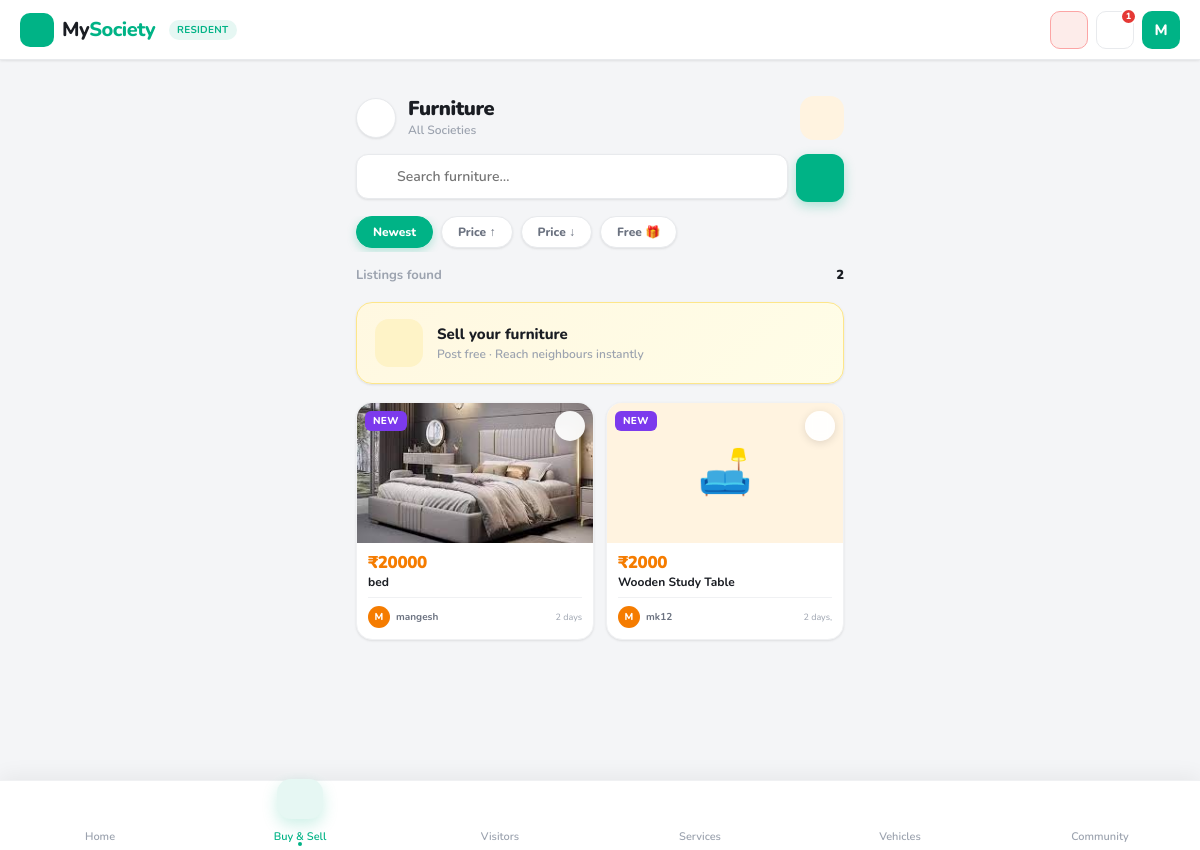
/marketplace/furniture/ (signed in), run on an earlier commit of the app's database.
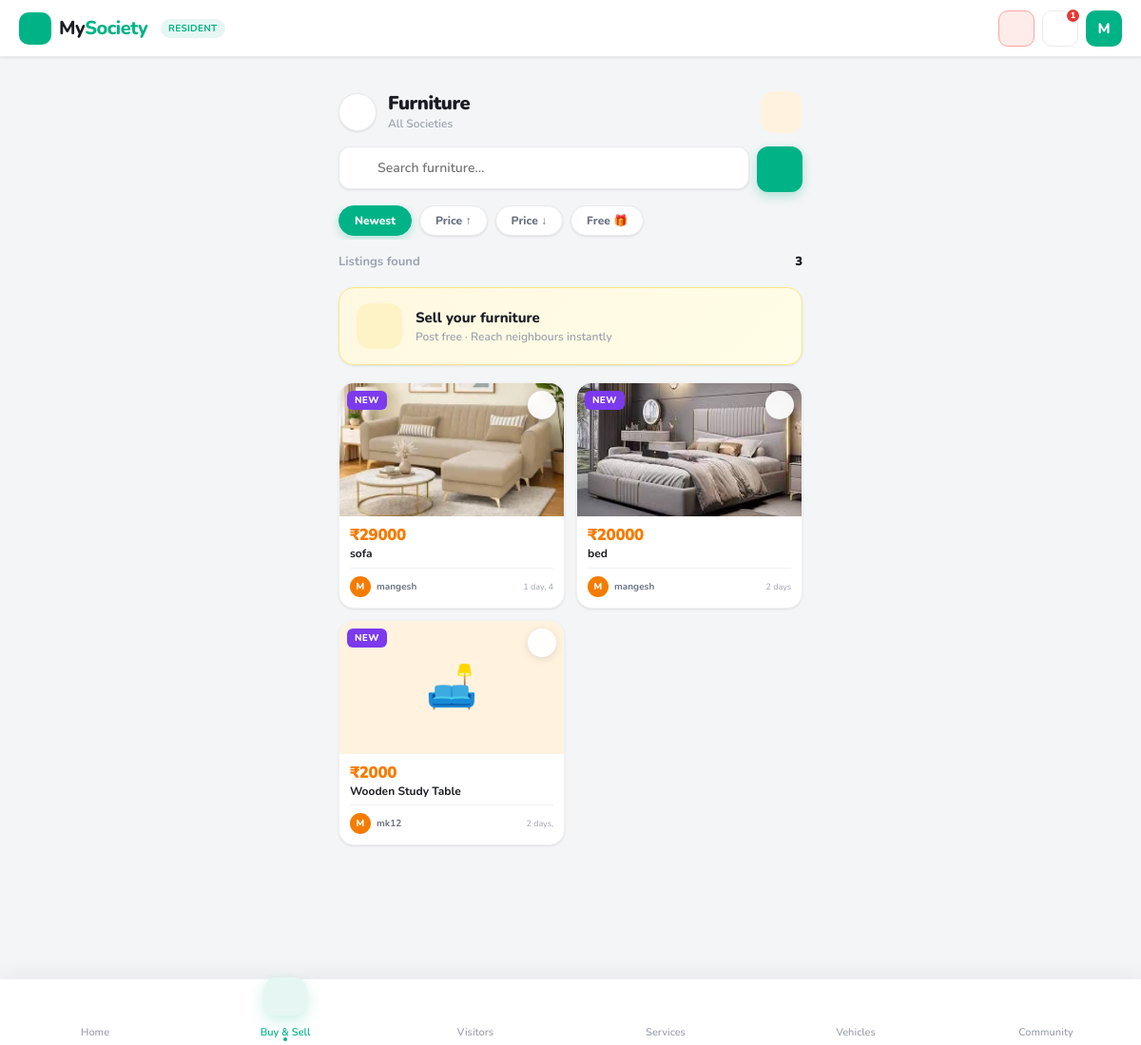
And on a later commit of the database.
### core/models.py (models this page shows, shortened)
class Listing(models.Model):
    CATEGORY_CHOICES = [
        ('furniture',   'Furniture'),
        ('food',        'Food'),
        ('services',    'Services'),
        ('home-decor',  'Home Decor'),
        ('electronics', 'Electronics'),
        ('vehicles',    'Vehicles'),
        ('kids-items',  'Kids Items'),
        ('others',      'Others'),
    ]
    STATUS_CHOICES = [
        ('active',   'Active'),
        ('sold',     'Sold'),
        ('inactive', 'Inactive'),
    ]
    society  = models.ForeignKey('Society',   on_delete=models.CASCADE, related_name='listings')
    seller   = models.ForeignKey(User,        on_delete=models.CASCADE, related_name='listings')
    apartment = models.ForeignKey('Apartment', on_delete=models.SET_NULL, null=True, blank=True, related_name='listings')
    category      = models.CharField(max_length=30, choices=CATEGORY_CHOICES, db_index=True)
    title         = models.CharField(max_length=200)
    description   = models.TextField(blank=True)
    price         = models.DecimalField(max_digits=10, decimal_places=2, default=0)
    is_free       = models.BooleanField(default=False)
    is_negotiable = models.BooleanField(default=False)
    contact_number = models.CharField(max_length=15, blank=True)
    image  = models.ImageField(upload_to='marketplace/', null=True, blank=True)
    status = models.CharField(max_length=20, choices=STATUS_CHOICES, default='active', db_index=True)
    views_count     = models.PositiveIntegerField(default=0)
    shortlist_count = models.PositiveIntegerField(default=0)
    created_at = models.DateTimeField(auto_now_add=True)
    updated_at = models.DateTimeField(auto_now=True)
    class Meta:
        ordering = ['-created_at']
        indexes  = [
            models.Index(fields=['society', 'status']),
            models.Index(fields=['category', 'status']),
        ]
    @property
    def is_new(self):
        from django.utils import timezone
        from datetime import timedelta
        return self.created_at >= timezone.now() - timedelta(days=3)

### core/views.py (the view)
# urls.py: path('marketplace/<slug:slug>/',       views.marketplace_category,       name='marketplace_category'),
@login_required(login_url='login')
def marketplace_category(request, slug):
    from .models import Shortlist
    _profile, user_society, _apt = _get_user_profile(request.user)
    sort      = request.GET.get('sort', 'newest')
    min_price = request.GET.get('min_price', '')
    max_price = request.GET.get('max_price', '')
    q         = request.GET.get('q', '').strip()
    qs = _all_active().filter(category=slug)
    if q:
        qs = qs.filter(Q(title__icontains=q) | Q(description__icontains=q))
    qs = _price_filter(qs, min_price, max_price)
    qs = _sort_qs(qs, sort)
    shortlisted_ids = set(
        Shortlist.objects.filter(user=request.user).values_list('listing_id', flat=True)
    )
    meta = CATEGORY_META.get(slug, {})
    context = {
        'society_name':    'All Societies',
        'category_slug':   slug,
        'category_name':   slug.replace('-', ' ').title(),
        'category_icon':   meta.get('icon', 'mdi:tag-outline'),
        'category_color':  meta.get('icon_color', '#616161'),
        'category_bg':     meta.get('bg_color', '#f5f5f5'),
        'category_emoji':  meta.get('emoji', '📦'),
        'listings':        qs,
        'shortlisted_ids': shortlisted_ids,
        'current_sort':    sort,
        'search_query':    q,
        'categories':      _build_categories(),
    }
    return render(request, 'marketplace_category.html', context)

### core/context_processors.py (called while the page is built, shortened)
def base_context(request):
    if not request.user.is_authenticated:
        return {}
    profile = getattr(request.user, "userprofile", None)
    return {
        "current_user": request.user,
        "current_role": profile.role if profile else None,
        "notification_count": Notification.objects.filter(
            user=request.user,
            is_read=False
        ).count(),
    }

def global_context(request):
    if not request.user.is_authenticated:
        return {
            "notification_count": 0,
            "current_user": None,
            "current_role": None,
        }
    user = request.user
    profile = getattr(user, "userprofile", None)
    unread_chat = ChatMessage.objects.filter(
        receiver=user,
        is_read=False
    ).count()
    unread_notifications = Notification.objects.filter(
        user=user,
        is_read=False
    ).count()
    return {
        "current_user": user,
        "current_role": profile.role if profile else None,
        "notification_count": unread_chat + unread_notifications,
    }

def guard_notification_count(request):
    return {"guard_notification_count": 0}

### templates/marketplace_category.html (shortened to what this page needs)
{% extends "base.html" %}
{% block nav_marketplace %}active{% endblock %}
{% block content %}
<div class="cat-page">
  <div class="cat-topbar">
    <a href="{% url 'marketplace' %}" class="back-btn" aria-label="Back">
    </a>
    <div class="cat-topbar-title">
      <h2>{{ category_name }}</h2>
      <p>{{ society_name }}</p>
    </div>
    <div class="cat-hero-icon" style="background:{{ category_bg }};">
    </div>
  </div>
  <div class="bs-search">
    <div class="bs-search-wrap">
      <input type="text" id="searchInput"
             placeholder="Search {{ category_name|lower }}…"
             oninput="filterCards(this.value)">
    </div>
    <button class="bs-filter-btn" onclick="openModal('filterModal')" aria-label="Filter">
    </button>
  </div>
  <div class="sort-pills">
    <a class="sort-pill {% if current_sort == 'newest' or not current_sort %}active{% endif %}"
       href="?sort=newest">Newest</a>
    <a class="sort-pill {% if current_sort == 'price_asc'  %}active{% endif %}"
       href="?sort=price_asc">Price ↑</a>
    <a class="sort-pill {% if current_sort == 'price_desc' %}active{% endif %}"
       href="?sort=price_desc">Price ↓</a>
    <a class="sort-pill {% if current_sort == 'free' %}active{% endif %}"
       href="?sort=free">Free 🎁</a>
  </div>
  <div class="count-strip">
    <span class="count-label">Listings found</span>
    <span class="count-num" id="countNum">{{ listings|length }}</span>
  </div>
  <div class="post-cta" onclick="openModal('postListingModal')">
    <div class="cta-icon">
    </div>
    <div class="cta-body">
      <div class="cta-title">Sell your {{ category_name|lower }}</div>
      <div class="cta-sub">Post free · Reach neighbours instantly</div>
    </div>
  </div>
  {% if listings %}
  <div class="listing-grid" id="listingsGrid">
    {% for item in listings %}
    <div class="listing-card" onclick="openDetailModal('item','{{ item.id }}')">
      <div class="lc-img">
        {% if item.image %}
          <img src="{{ item.image.url }}" alt="{{ item.title }}">
        {% else %}
          <div class="lc-img-placeholder" style="background:{{ category_bg }};">{{ category_emoji }}</div>
        {% endif %}
        {% if item.is_free or item.price == 0 %}
          <div class="lc-badge free">FREE</div>
        {% elif item.status == 'sold' %}
          <div class="lc-badge sold">SOLD</div>
        {% elif item.is_new %}
          <div class="lc-badge newt">NEW</div>
        {% endif %}
        <button class="lc-shortlist {% if item.id in shortlisted_ids %}active{% endif %}"
                data-lid="{{ item.id }}"
                onclick="event.stopPropagation();toggleShortlist(this,{{ item.id }})">
        </button>
      </div>
      <div class="lc-body">
        <div class="lc-price" style="color:{{ category_color }};">
          {% if item.is_free or item.price == 0 %}
            FREE
          {% else %}
            ₹{{ item.price|floatformat:0 }}
          {% endif %}
        </div>
        <div class="lc-title">{{ item.title }}</div>
        <div class="lc-seller">
          <div class="lc-seller-av" style="background:{{ category_color }};">
            {{ item.seller.username|slice:":1"|upper }}
          </div>
          <div class="lc-seller-name">{{ item.seller.get_full_name|default:item.seller.username }}</div>
          <div class="lc-seller-time">{{ item.created_at|timesince|slice:":8" }}</div>
        </div>
      </div>
    </div>
    {% endfor %}
  </div>
  {% endif %}
</div>
{% endblock %}

What changed in the data, as far as the page shows it:
added Listing: image (picture), is_free "NEW", price "29000", title "sofa", seller.username "M", seller.get_full_name "mangesh", created_at "1 day, 4"
Also different on the page:
{{ listings|length }}: "2" → "3"
